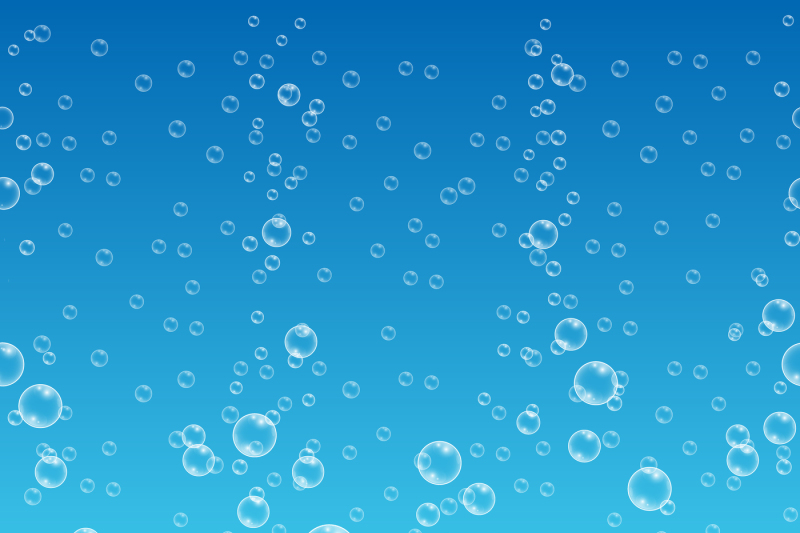
#> input picture blue_test.jpeg, 800 x 533 px, given in place of apple_test.jpeg, which was not available
$ python color_detection.py
#> lines starting #> are read from the running program, lines starting #| are printed output that depends on the picture; pictures that were not available may be replaced by others from this repository, and a replacement may not be noted
import numpy as np
import matplotlib.image as mp_img
import cv2
from sklearn.cluster import KMeans
import math

def nearest_color_name(center):
    colors = {
        #"red": (180,0,0),
        "green": (0,153,0),
        "blue": (51,153,255),
        "yellow": (200,200,50),
        "red": (153, 76, 0),
        "black": (0, 0, 0),
        "white": (255, 255, 255),
        "purple": (153, 51, 255)
    }
    dist_min = float("inf")
    color = None

    for color, value in colors.items():
        #print("center: {:d}\n", center)
        distance = math.dist(center, value)
        if (distance < dist_min):
            dist_min = distance
            nearest_color = color
    print(nearest_color)
    return nearest_color

def color_detect(image_file):
    #image = cv2.cvtColor(cv2.imread(image_file), cv2.COLOR_BGR2RGB)
#> called with image_file = 'apple_test.jpeg'
    image = cv2.imread(image_file)
#> image is the input picture: shape (533, 800, 3); mean B, G, R 205.8, 150.5, 35.9
    #image_file = image_file[:,:,[2,1,0]]
    #image = mp_img.imread(image_file)

    row, col, channel = image.shape
#> row = 533; col = 800; channel = 3

    if channel == 4:
        rgb = np.zeros( (row, col, 3), dtype='float32' )
        r, g, b, a = image[:,:,0], image[:,:,1], image[:,:,2], image[:,:,3]

        a = np.asarray( a, dtype='float32' ) / 255.0

        R, G, B = (255,255,255)

        rgb[:,:,0] = r * a + (1.0 - a) * R
        rgb[:,:,1] = g * a + (1.0 - a) * G
        rgb[:,:,2] = b * a + (1.0 - a) * B
        image = np.asarray( rgb, dtype='uint8' )

    image = image.reshape((image.shape[1]*image.shape[0], 3))

    #finds most prominent color
    color_classification = KMeans(n_clusters = 1)
    color_classification.fit(image)

    labels = color_classification.labels_
    labels = list(labels)
    #print(labels)

    centroid = color_classification.cluster_centers_
    #print("tuple: {:s}", tuple(centroid.tolist()[0]))

    #gets color name from rgb value
    color = nearest_color_name(tuple(centroid.tolist()[0]))
    return color

def main():
    color_detect("apple_test.jpeg")
    color_detect("green_test.jpeg")
#> call 2 of color_detect, with image_file = 'green_test.jpeg'
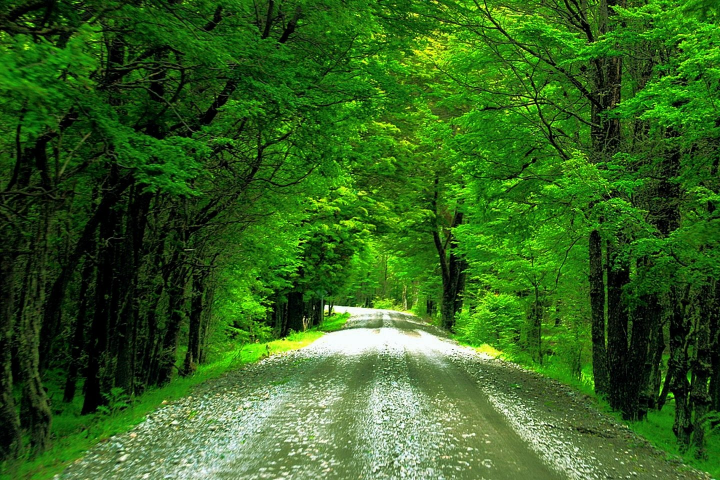
#> input picture green_test.jpeg, 1440 x 960 px (shown at 1/2 size)
#> in color_detect, image is the input picture: shape (960, 1440, 3); mean B, G, R 32.4, 98.2, 52.6
    color_detect("blue_test.jpg")
#> call 3 of color_detect, with image_file = 'blue_test.jpg'
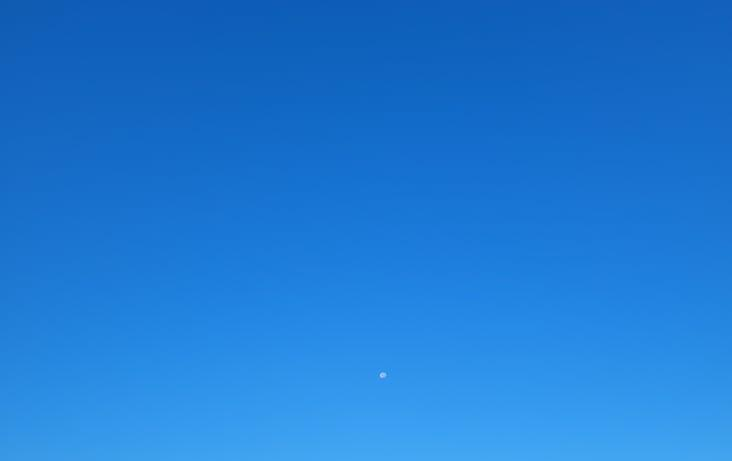
#> input picture blue_test.jpg, 732 x 461 px
#> in color_detect, image is the input picture: shape (461, 732, 3); mean B, G, R 213.1, 122.6, 30.8
    color_detect("yellow_test.jpg")
#> call 4 of color_detect, with image_file = 'yellow_test.jpg'
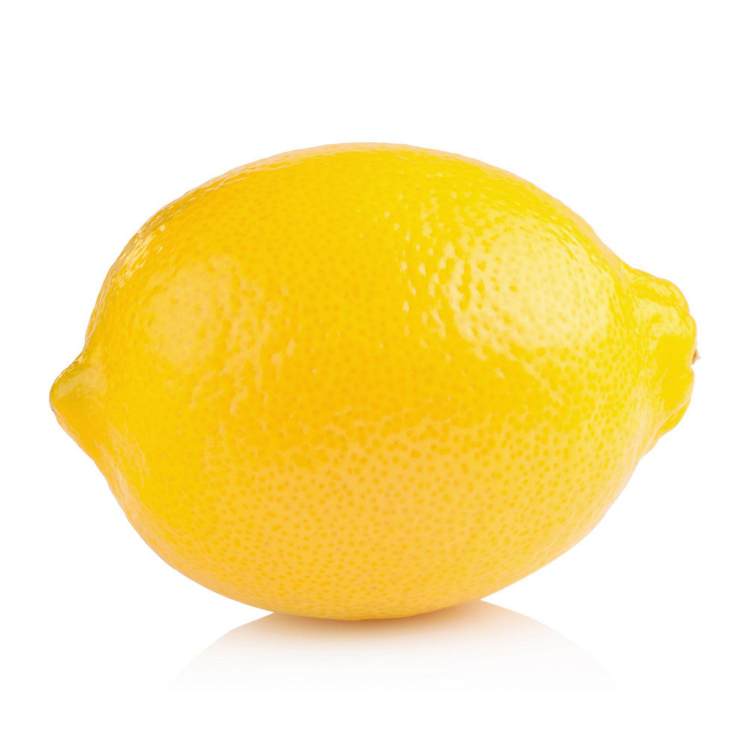
#> input picture yellow_test.jpg, 1500 x 1500 px (shown at 1/2 size)
#> in color_detect, image is the input picture: shape (1500, 1500, 3); mean B, G, R 168.3, 233, 251.8
    color_detect("20230121_145529.jpg")
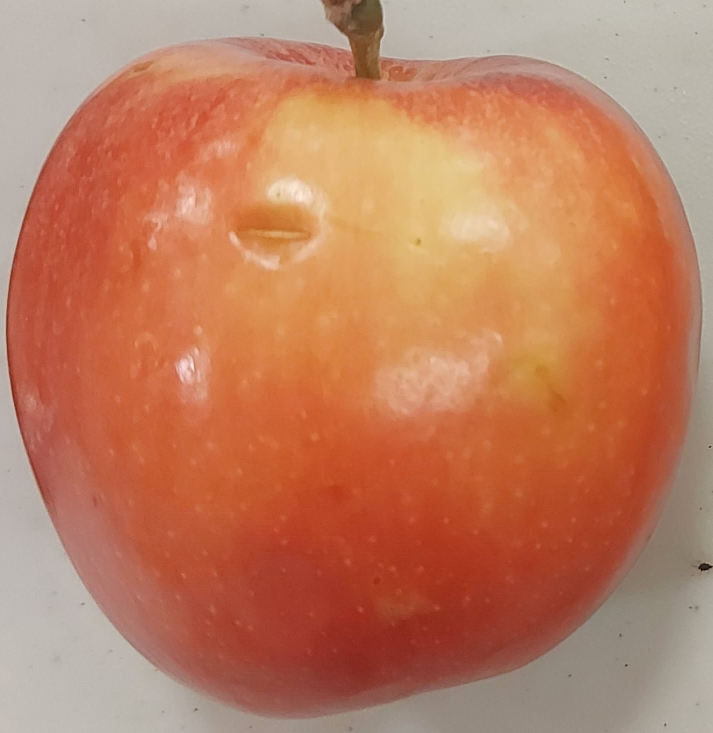
#> input picture 20230121_145529.jpg, 1426 x 1466 px (shown at 1/2 size)
#> in color_detect, image is the input picture: shape (1466, 1426, 3); mean B, G, R 95.4, 125.3, 190.2


if __name__ == "__main__":
    main()
